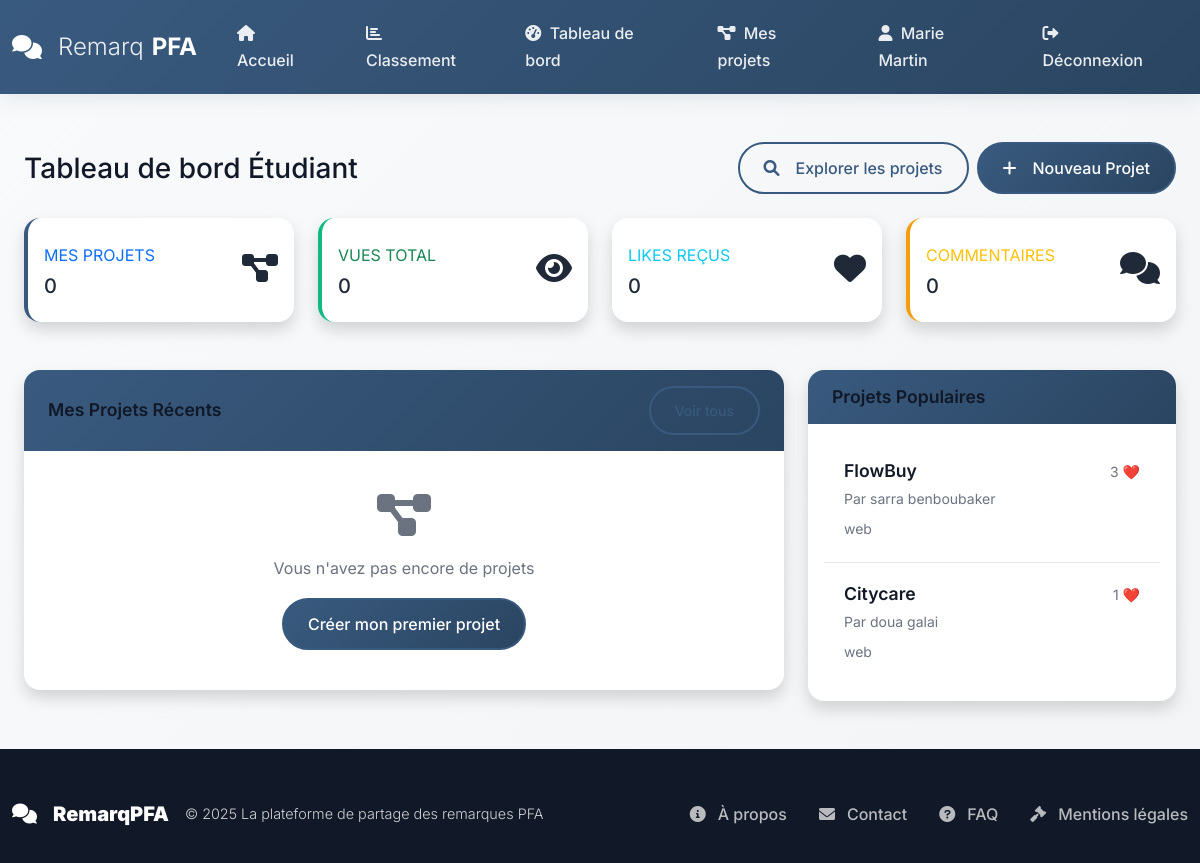
The page /student/dashboard (signed in) on the database its author committed.
### models.py (models this page shows, shortened)
class User(UserMixin, db.Model):
    __tablename__ = 'users'
    id = db.Column(db.Integer, primary_key=True)
    username = db.Column(db.String(80), unique=True, nullable=False, index=True)
    email = db.Column(db.String(120), unique=True, nullable=False, index=True)
    password_hash = db.Column(db.String(255), nullable=False)
    first_name = db.Column(db.String(50), nullable=True)
    last_name = db.Column(db.String(50), nullable=True)
    role = db.Column(db.String(20), nullable=False, default='student')
    is_active = db.Column(db.Boolean, default=True)
    created_at = db.Column(db.DateTime, default=datetime.utcnow)
    updated_at = db.Column(db.DateTime, default=datetime.utcnow, onupdate=datetime.utcnow)
    comments_as_jury = db.relationship('Comment',
                                      foreign_keys='Comment.jury_id',
                                      backref='jury_user',
                                      lazy='dynamic')
    comments_as_student = db.relationship('Comment',
                                         foreign_keys='Comment.student_id',
                                         backref='student_user',
                                         lazy='dynamic')
    pfa_projects = db.relationship('PFAProject',
                                  foreign_keys='PFAProject.student_id',
                                  backref='project_student',
                                  lazy='dynamic')
    project_comments = db.relationship('ProjectComment',
                                      foreign_keys='ProjectComment.user_id',
                                      backref='comment_author',
                                      lazy='dynamic')
    notifications = db.relationship('Notification',
                                   foreign_keys='Notification.user_id',
                                   backref='notification_user',
                                   lazy='dynamic')
    def get_full_name(self):
        if self.first_name and self.last_name:
            return f"{self.first_name} {self.last_name}"
        return self.username

class PFAProject(db.Model):
    __tablename__ = 'pfaprojects'
    id = db.Column(db.Integer, primary_key=True)
    student_id = db.Column(db.Integer, db.ForeignKey('users.id'), nullable=False, index=True)
    title = db.Column(db.String(200), nullable=False)
    description = db.Column(db.Text, nullable=False)
    domain = db.Column(db.String(100), nullable=False)
    technologies = db.Column(db.String(300), nullable=True)
    github_url = db.Column(db.String(500), nullable=True)
    demo_url = db.Column(db.String(500), nullable=True)
    status = db.Column(db.String(20), default='draft')
    is_public = db.Column(db.Boolean, default=True)
    views_count = db.Column(db.Integer, default=0)
    likes_count = db.Column(db.Integer, default=0)
    created_at = db.Column(db.DateTime, default=datetime.utcnow)
    updated_at = db.Column(db.DateTime, default=datetime.utcnow, onupdate=datetime.utcnow)
    student = db.relationship('User',
                             foreign_keys=[student_id],
                             backref=db.backref('owned_projects', lazy='dynamic'))
    documents = db.relationship('ProjectDocument',
                               foreign_keys='ProjectDocument.project_id',
                               backref='document_project',
                               lazy='dynamic',
                               cascade='all, delete-orphan')
    comments = db.relationship('ProjectComment',
                              foreign_keys='ProjectComment.project_id',
                              backref='comment_project',
                              lazy='dynamic',
                              cascade='all, delete-orphan')

### routes/student.py (the view)
@student_bp.route('/dashboard')
@login_required
def dashboard():
    if current_user.role != 'student':
        return redirect(url_for('public.home'))
    projects = PFAProject.query.filter_by(student_id=current_user.id).all()
    stats = {
        'total_projects': len(projects),
        'total_views': sum(p.views_count for p in projects),
        'total_likes': sum(p.likes_count for p in projects),
        'total_comments': ProjectComment.query.filter_by(project_id=current_user.id).count()
    }
    recent_projects = PFAProject.query.filter_by(student_id=current_user.id)\
                                     .order_by(PFAProject.created_at.desc())\
                                     .limit(5).all()
    popular_projects = PFAProject.query.filter_by(status='published', is_public=True)\
                                      .order_by(PFAProject.likes_count.desc())\
                                      .limit(5).all()
    return render_template('student/dashboard.html',
                         stats=stats,
                         recent_projects=recent_projects,
                         popular_projects=popular_projects)

### templates/student/dashboard.html (shortened to what this page needs)
{% extends "base.html" %}
{% block content %}
<div class="container-fluid py-4">
    <div class="d-flex justify-content-between align-items-center mb-4">
        <h1 class="h3 mb-0">Tableau de bord Étudiant</h1>
        <div class="d-flex gap-2">
            <a href="{{ url_for('student_projects.search_projects') }}" class="btn btn-outline-primary">
                <i class="fas fa-search me-2"></i>Explorer les projets
            </a>
            <a href="{{ url_for('student_projects.new_project') }}" class="btn btn-primary">
                <i class="fas fa-plus me-2"></i>Nouveau Projet
            </a>
        </div>
    </div>
    <div class="row">
        <div class="col-xl-3 col-md-6 mb-4">
            <div class="card border-left-primary shadow h-100 py-2">
                <div class="card-body">
                    <div class="row no-gutters align-items-center">
                        <div class="col mr-2">
                            <div class="text-xs font-weight-bold text-primary text-uppercase mb-1">
                                Mes Projets</div>
                            <div class="h5 mb-0 font-weight-bold">{{ stats.total_projects }}</div>
                        </div>
                        <div class="col-auto">
                            <i class="fas fa-project-diagram fa-2x text-gray-300"></i>
                        </div>
                    </div>
                </div>
            </div>
        </div>
        <div class="col-xl-3 col-md-6 mb-4">
            <div class="card border-left-success shadow h-100 py-2">
                <div class="card-body">
                    <div class="row no-gutters align-items-center">
                        <div class="col mr-2">
                            <div class="text-xs font-weight-bold text-success text-uppercase mb-1">
                                Vues Total</div>
                            <div class="h5 mb-0 font-weight-bold">{{ stats.total_views }}</div>
                        </div>
                        <div class="col-auto">
                            <i class="fas fa-eye fa-2x text-gray-300"></i>
                        </div>
                    </div>
                </div>
            </div>
        </div>
        <div class="col-xl-3 col-md-6 mb-4">
            <div class="card border-left-info shadow h-100 py-2">
                <div class="card-body">
                    <div class="row no-gutters align-items-center">
                        <div class="col mr-2">
                            <div class="text-xs font-weight-bold text-info text-uppercase mb-1">
                                Likes Reçus</div>
                            <div class="h5 mb-0 font-weight-bold">{{ stats.total_likes }}</div>
                        </div>
                        <div class="col-auto">
                            <i class="fas fa-heart fa-2x text-gray-300"></i>
                        </div>
                    </div>
                </div>
            </div>
        </div>
        <div class="col-xl-3 col-md-6 mb-4">
            <div class="card border-left-warning shadow h-100 py-2">
                <div class="card-body">
                    <div class="row no-gutters align-items-center">
                        <div class="col mr-2">
                            <div class="text-xs font-weight-bold text-warning text-uppercase mb-1">
                                Commentaires</div>
                            <div class="h5 mb-0 font-weight-bold">{{ stats.total_comments }}</div>
                        </div>
                        <div class="col-auto">
                            <i class="fas fa-comments fa-2x text-gray-300"></i>
                        </div>
                    </div>
                </div>
            </div>
        </div>
    </div>
    <div class="row mt-4">
        <div class="col-lg-8">
            <div class="card shadow mb-4">
                <div class="card-header py-3 d-flex justify-content-between align-items-center">
                    <h6 class="m-0 font-weight-bold">Mes Projets Récents</h6>
                    <a href="{{ url_for('student_projects.my_projects') }}" class="btn btn-sm btn-outline-primary">
                    </a>
                </div>
                <div class="card-body">
                    {% if recent_projects %}
                    <div class="list-group list-group-flush">
                        {% for project in recent_projects %}
                        <div class="list-group-item">
                            <div class="d-flex w-100 justify-content-between">
                                <h6 class="mb-1">{{ project.title }}</h6>
                                <small class="text-muted">{{ project.created_at|datetime }}</small>
                            </div>
                            <p class="mb-1 text-muted">{{ project.description|truncate(100) }}</p>
                            <div class="d-flex justify-content-between align-items-center">
                                <div>
                                    <span class="badge bg-primary me-2">{{ project.domain }}</span>
                                    <span class="badge {% if project.status == 'published' %}bg-success{% else %}bg-secondary{% endif %}">
                                        {{ project.status|title }}
                                    </span>
                                </div>
                                <div class="text-muted small">
                                    <i class="fas fa-eye me-1"></i>{{ project.views_count }}
                                    <i class="fas fa-heart ms-2 me-1"></i>{{ project.likes_count }}
                                </div>
                            </div>
                        </div>
                        {% endfor %}
                    </div>
                    {% else %}
                    <div class="text-center py-4">
                        <i class="fas fa-project-diagram fa-3x text-muted mb-3"></i>
                        <p class="text-muted">Vous n'avez pas encore de projets</p>
                        <a href="{{ url_for('student_projects.new_project') }}" class="btn btn-primary">
                            Créer mon premier projet
                        </a>
                    </div>
                    {% endif %}
                </div>
            </div>
        </div>
        <div class="col-lg-4">
            <div class="card shadow mb-4">
                <div class="card-header py-3">
                    <h6 class="m-0 font-weight-bold">Projets Populaires</h6>
                </div>
                <div class="card-body">
                    {% if popular_projects %}
                    <div class="list-group list-group-flush">
                        {% for project in popular_projects %}
                        <a href="{{ url_for('student_projects.project_detail', project_id=project.id) }}"
                           class="list-group-item list-group-item-action">
                            <div class="d-flex w-100 justify-content-between">
                                <h6 class="mb-1">{{ project.title|truncate(30) }}</h6>
                                <small class="text-muted">{{ project.likes_count }} ❤️</small>
                            </div>
                            <p class="mb-1 text-muted small">Par {{ project.student.get_full_name() }}</p>
                            <small class="text-muted">{{ project.domain }}</small>
                        </a>
                        {% endfor %}
                    </div>
                    {% else %}
                    <p class="text-muted text-center py-3">Aucun projet populaire pour le moment</p>
                    {% endif %}
                </div>
            </div>
        </div>
    </div>
</div>
{% endblock content %}

### templates/base.html (shortened to what this page needs)
<!DOCTYPE html>
<html lang="fr">
<head>
    <link href="https://cdn.jsdelivr.net/npm/bootstrap@5.1.3/dist/css/bootstrap.min.css" rel="stylesheet">
    <link href="https://cdnjs.cloudflare.com/ajax/libs/font-awesome/6.0.0/css/all.min.css" rel="stylesheet">
    <link href="{{ url_for('static', filename='css/main.css') }}" rel="stylesheet">
    <link href="{{ url_for('static', filename='css/modern.css') }}" rel="stylesheet">
</head>
<body>
    <nav class="navbar navbar-expand-lg navbar-dark sticky-top" id="mainNav">
        <div class="container">
            <a class="navbar-brand" href="{{ url_for('public.home') }}">
                <i class="fas fa-comments me-2"></i>
                <span>Remarq</span><strong>PFA</strong>
            </a>
            <div class="collapse navbar-collapse" id="navbarNav">
                <div class="navbar-nav ms-auto">
                    <a class="nav-link" href="{{ url_for('public.home') }}" title="Accueil">
                        <i class="fas fa-home me-1"></i> Accueil
                    </a>
                    <a class="nav-link" href="{{ url_for('public.ranking') }}" title="Classement">
                        <i class="fas fa-chart-bar me-1"></i> Classement
                    </a>
                    {% if current_user.is_authenticated %}
                        {% if current_user.role == 'student' %}
                            <a class="nav-link" href="{{ url_for('student.dashboard') }}" title="Tableau de bord">
                                <i class="fas fa-tachometer-alt me-1"></i> Tableau de bord
                            </a>
                            <a class="nav-link" href="{{ url_for('student_projects.my_projects') }}" title="Mes projets">
                                <i class="fas fa-project-diagram me-1"></i> Mes projets
                            </a>
                        {% elif current_user.role == 'admin' %}
                            <a class="nav-link" href="{{ url_for('admin.dashboard') }}" title="Administration">
                                <i class="fas fa-cogs me-1"></i> Administration
                            </a>
                        {% endif %}
                        <a class="nav-link" href="{{ url_for('auth.profile') }}" title="Profil">
                            <i class="fas fa-user me-1"></i> {{ current_user.get_full_name() }}
                        </a>
                        <a class="nav-link" href="{{ url_for('auth.logout') }}" title="Déconnexion">
                            <i class="fas fa-sign-out-alt me-1"></i> Déconnexion
                        </a>
                    {% endif %}
                </div>
            </div>
        </div>
    </nav>
    <main class="flex-shrink-0">
        <div class="container mt-4">
            {% block content %}{% endblock content %}
        </div>
    </main>
    <footer class="footer mt-auto">
        <div class="container">
            <div class="footer-content">
                <div class="footer-brand">
                    <i class="fas fa-comments me-2"></i>
                    <strong>RemarqPFA</strong>
                    <span class="ms-2">© {{ current_year }} La plateforme de partage des remarques PFA</span>
                </div>
                <ul class="footer-links">
                    <li><a href="{{ url_for('public.about') }}" title="À propos"><i class="fas fa-info-circle me-1"></i>À propos</a></li>
                    <li><a href="{{ url_for('public.contact') }}" title="Contact"><i class="fas fa-envelope me-1"></i>Contact</a></li>
                    <li><a href="{{ url_for('public.faq') }}" title="FAQ"><i class="fas fa-question-circle me-1"></i>FAQ</a></li>
                    <li><a href="#" title="Mentions légales"><i class="fas fa-gavel me-1"></i>Mentions légales</a></li>
                </ul>
            </div>
        </div>
    </footer>
</body>
</html>

### rows shown on the page
User: get_full_name "Marie Martin"
PFAProject: title "FlowBuy", likes_count "3", student.get_full_name "sarra benboubaker", domain "web"
PFAProject: title "Citycare", likes_count "1", student.get_full_name "doua galai", domain "web"

### other values the page prints
{{ stats.total_projects }} "0"
{{ stats.total_views }} "0"
{{ stats.total_likes }} "0"
{{ stats.total_comments }} "0"
